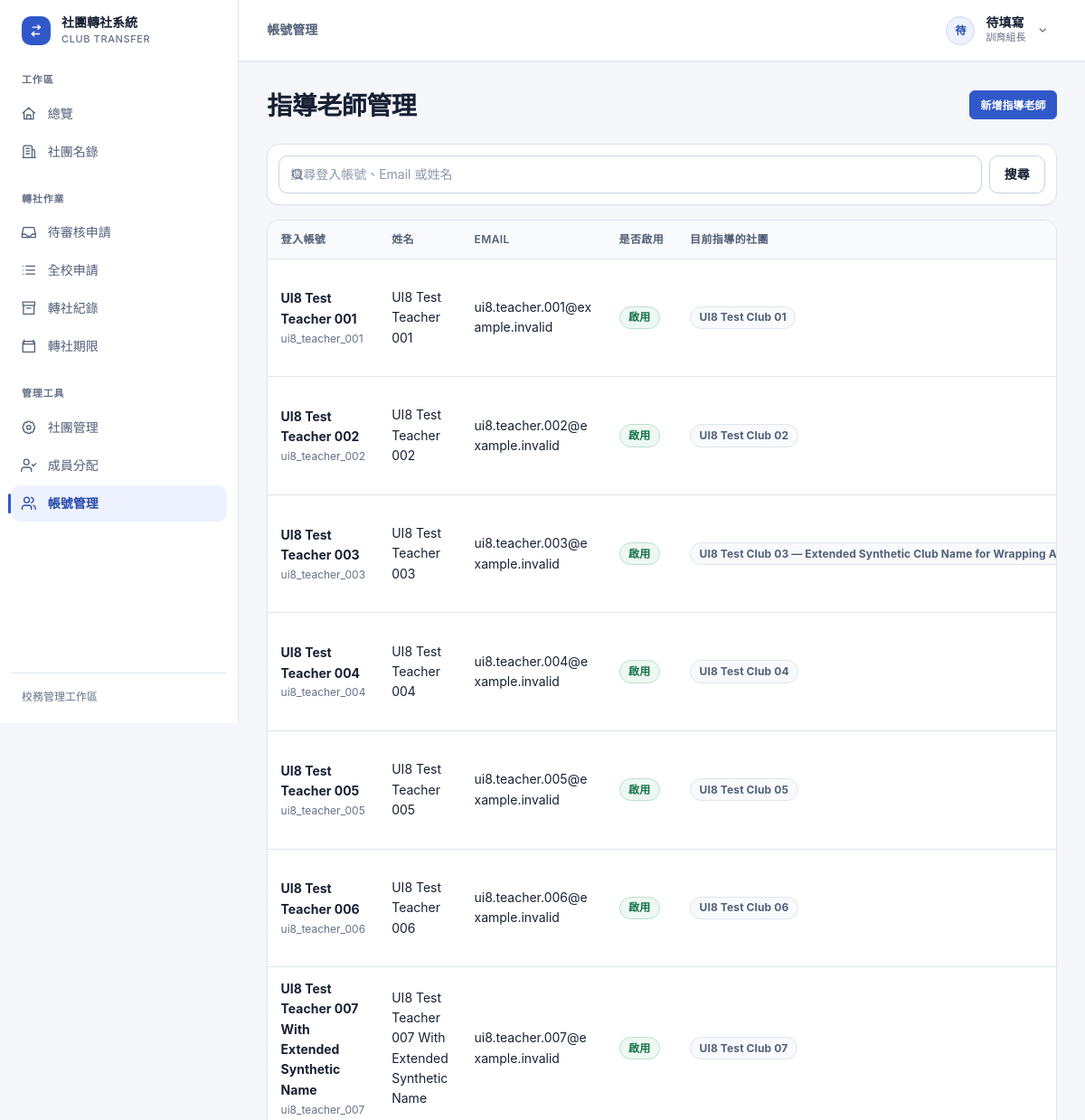
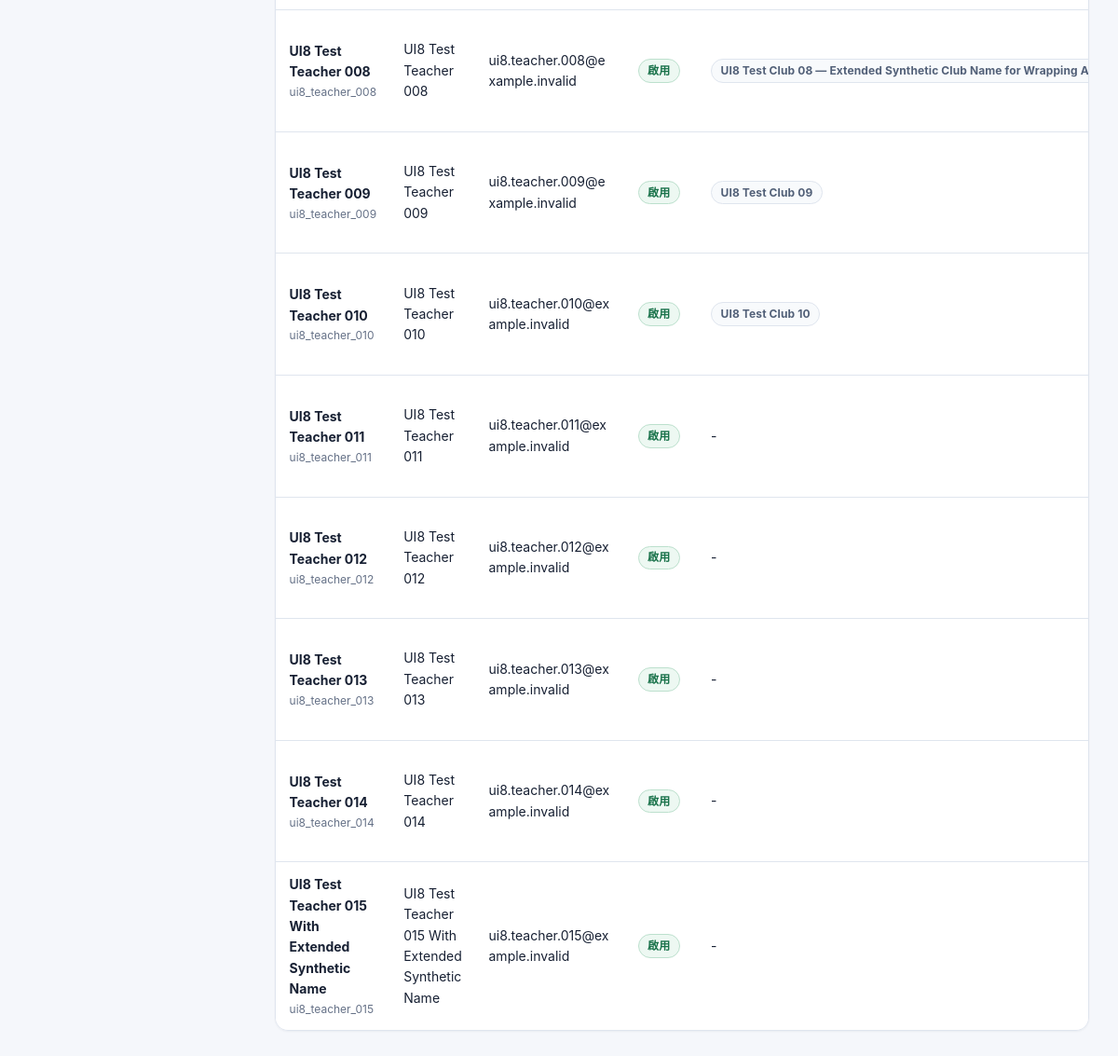
/admin-panel/teachers/ (signed in), run on the app's committed database (2 pictures, top to bottom).
### accounts/models.py (models this page shows, shortened)
class User(django.contrib.auth.models.AbstractUser):
    ROLE_CHOICES = [
        ('student', '學生'),
        ('president', '社長'),
        ('teacher', '指導老師'),
        ('admin', '訓育組（管理員）'),
    ]
    role = models.CharField(
        max_length=20,
        choices=ROLE_CHOICES,
        default='student',
        verbose_name='身分組'
    )
    student_id = models.CharField(
        max_length=20,
        blank=True,
        verbose_name='學號'
    )
    class_name = models.CharField(
        max_length=20,
        blank=True,
        verbose_name='班級'
    )
    seat_number = models.PositiveSmallIntegerField(
        null=True,
        blank=True,
        verbose_name='座號'
    )
    club = models.ForeignKey(
        'clubs.Club',
        on_delete=models.SET_NULL,
        null=True,
        blank=True,
        verbose_name='所屬社團',
        related_name='members'
    )
    class Meta:
        verbose_name = '使用者'
        verbose_name_plural = '使用者'
        constraints = [
            models.UniqueConstraint(
                Lower('username'),
                name='unique_login_id_ci',
            ),
            models.UniqueConstraint(
                Lower('email'),
                condition=~models.Q(email=''),
                name='unique_nonempty_email_ci',
            ),
            models.UniqueConstraint(
                Lower('student_id'),
                condition=(
                    models.Q(role__in=['student', 'president'])
                    & ~models.Q(student_id='')
                ),
                name='unique_student_id_ci',
            ),
        ]

### clubs/models.py (models this page shows, shortened)
class Club(models.Model):
    CATEGORY_CHOICES = [
        ('academic', '學術類'),
        ('arts', '藝文類'),
        ('performance', '藝能類'),
        ('recreation', '康輔類'),
        ('sports', '體育類'),
    ]
    code = models.CharField(max_length=10, unique=True, null=True, blank=True, verbose_name='社團代號')
    name = models.CharField(max_length=100, verbose_name='社團名稱')
    teacher = models.CharField(max_length=50, default='', verbose_name='指導老師')
    president = models.CharField(max_length=50, default='', verbose_name='社長')
    location = models.CharField(max_length=100, blank=True, verbose_name='社課場地')
    category = models.CharField(max_length=20, choices=CATEGORY_CHOICES, blank=True, verbose_name='類別')
    description = models.TextField(blank=True, verbose_name='社團描述')
    max_members = models.PositiveIntegerField(default=30, verbose_name='人數上限')
    current_members = models.PositiveIntegerField(default=0, verbose_name='現有人數')
    is_active = models.BooleanField(default=True, verbose_name='啟用中')
    created_at = models.DateTimeField(auto_now_add=True, verbose_name='建立時間')
    updated_at = models.DateTimeField(auto_now=True, verbose_name='更新時間')
    class Meta:
        verbose_name = '社團'
        verbose_name_plural = '社團'
        ordering = ['name']

### accounts/views.py (the view)
# urls.py: path('admin-panel/teachers/', views.TeacherAdminListView.as_view(), name='teacher_admin_list'),
class TeacherAdminListView(LoginRequiredMixin, AdminRequiredMixin, ListView):
    model = User
    template_name = 'accounts/teacher_admin_list.html'
    context_object_name = 'teachers'
    paginate_by = 50
    def get_queryset(self):
        queryset = User.objects.filter(role='teacher').order_by('username')
        query = self.request.GET.get('q', '').strip()
        if query:
            queryset = queryset.filter(
                Q(username__icontains=query)
                | Q(first_name__icontains=query)
                | Q(email__icontains=query)
            )
        return queryset
    def get_context_data(self, **kwargs):
        context = super().get_context_data(**kwargs)
        teachers = list(context['teachers'])
        guided_clubs = {}
        for club in Club.objects.filter(is_active=True).order_by('code', 'name'):
            teacher_text = str(club.teacher or '').strip()
            username = teacher_text.rsplit('(', 1)[-1].rstrip(')').strip()
            guided_clubs.setdefault(username, []).append(club)
        for teacher in teachers:
            teacher.guided_clubs = guided_clubs.get(teacher.username, [])
        context['teachers'] = teachers
        context['q'] = self.request.GET.get('q', '').strip()
        return context

### accounts/permissions.py (called while the page is built)
def is_training_admin(user):
    return bool(
        user
        and user.is_authenticated
        and (user.is_superuser or getattr(user, 'role', None) == 'admin')
    )

def can_review_transfer_requests(user):
    return (
        is_training_admin(user)
        or is_actual_club_president(user)
        or is_assigned_club_teacher(user)
    )

### accounts/templatetags/account_extras.py (called while the page is built)
@register.filter
def display_role(user):
    if getattr(user, 'role', None) == 'admin':
        return '訓育組長'
    if getattr(user, 'role', None) == 'president' and not user_is_club_president(user, user.club):
        return '學生'
    return user.get_role_display()

@register.filter
def can_review_transfers(user):
    return can_review_transfer_requests(user)

@register.filter
def role_badge_class(user):
    role = getattr(user, 'role', None)
    displayed_role = display_role(user)
    if role == 'president' and displayed_role == user.get_role_display():
        return 'role-badge-president'
    if role == 'teacher':
        return 'role-badge-teacher'
    if role == 'admin' or getattr(user, 'is_superuser', False):
        return 'role-badge-admin'
    return 'role-badge-student'

@register.filter
def nav_is_active(url_name, section):
    if not url_name:
        return False
    if section == 'club_admin':
        return url_name.startswith('club_admin_')
    if section == 'account_admin':
        return url_name.startswith(('account_admin_', 'student_admin_', 'teacher_admin_'))
    return url_name in NAV_SECTIONS.get(section, set())

### accounts/views.py (called while the page is built)
    def test_func(self):
        user = self.request.user
        return user.is_authenticated and (
            user.is_superuser or getattr(user, 'role', None) == 'admin'
        )

### transfers/context_processors.py (called while the page is built)
def transfer_window(request):
    context = get_transfer_window_state()
    user = getattr(request, 'user', None)
    context['admin_pending_review_count'] = 0
    if user and user.is_authenticated and (
        user.is_superuser or getattr(user, 'role', None) == 'admin'
    ):
        context['admin_pending_review_count'] = TransferRequest.objects.filter(
            status__in=[
                'orig_president_pending',
                'orig_teacher_pending',
                'new_president_pending',
                'new_teacher_pending',
                'admin_pending',
            ],
        ).count()
    return context

### transfers/models.py (called while the page is built)
    @classmethod
    def get_current(cls):
        return cls.objects.order_by('-updated_at', '-pk').first()

### templates/accounts/teacher_admin_list.html (shortened to what this page needs)
{% extends "base.html" %}
{% block content %}
<div class="page-header">
    <h1 class="h3 mb-0">指導老師管理</h1>
    <a class="btn btn-primary btn-sm" href="{% url 'teacher_admin_create' %}">新增指導老師</a>
</div>
<div class="data-view">
<div class="data-toolbar">
<form method="get" class="data-toolbar-form">
    <div class="data-search">
        <input id="teacher-search" type="search" name="q" value="{{ q }}" class="form-control" placeholder="搜尋登入帳號、Email 或姓名">
    </div>
    <div class="col-auto">
        <button type="submit" class="btn btn-secondary">搜尋</button>
    </div>
</form>
</div>
<div class="table-responsive data-table-container">
    <table class="table data-table data-table--cards data-table--sticky-header align-middle">
        <thead>
            <tr>
                <th>登入帳號</th>
                <th>姓名</th>
                <th>Email</th>
                <th>是否啟用</th>
                <th>目前指導的社團</th>
            </tr>
        </thead>
        <tbody>
            {% for teacher in teachers %}
                <tr>
                    <td class="data-primary-cell" data-label="帳號"><span class="data-primary">{{ teacher.first_name|default:teacher.username }}</span><span class="data-secondary">{{ teacher.username }}</span></td>
                    <td data-label="姓名">{{ teacher.first_name|default:"-" }}</td>
                    <td class="data-wrap" data-label="Email">{{ teacher.email|default:"-" }}</td>
                    <td data-label="狀態">
                        {% if teacher.is_active %}
                            <span class="badge bg-success">啟用</span>
                        {% else %}
                            <span class="badge bg-secondary">停用</span>
                        {% endif %}
                    </td>
                    <td data-label="指導社團">
                        {% for club in teacher.guided_clubs %}
                            <span class="badge bg-light text-dark border">{{ club.name }}</span>
                        {% empty %}
                            -
                        {% endfor %}
                    </td>
                </tr>
            {% endfor %}
        </tbody>
    </table>
</div>
</div>
{% endblock %}

### templates/base.html (shortened to what this page needs)
<!DOCTYPE html>
{% load static account_extras %}
<html lang="zh-TW">
<head>
    <link href="https://cdn.jsdelivr.net/npm/bootstrap@5.3.0/dist/css/bootstrap.min.css" rel="stylesheet">
    <link href="{% static 'css/design-system.css' %}" rel="stylesheet">
</head>
<body class="{% if user.is_authenticated %}app-authenticated{% else %}public-layout{% endif %}">
    {% if user.is_authenticated %}
        <div class="app-shell">
            <aside class="app-sidebar d-none d-lg-flex" aria-label="應用程式側邊欄">
                <a class="app-brand" href="{% url 'home' %}">
                    <span class="app-brand-mark" aria-hidden="true"><svg><use href="#icon-transfer"></use></svg></span>
                    <span><strong>社團轉社系統</strong><small>Club Transfer</small></span>
                </a>
                {% include 'includes/app_navigation.html' %}
                <div class="sidebar-footer">校務管理工作區</div>
            </aside>
            <div class="app-frame">
                <header class="app-topbar">
                    <div class="app-topbar-context">{{ request.resolver_match.url_name|page_context_label }}</div>
                    <div class="dropdown ms-auto">
                        <button class="user-menu-button" type="button" data-bs-toggle="dropdown" aria-expanded="false" aria-label="開啟使用者選單">
                            <span class="user-avatar" aria-hidden="true">{{ user.get_full_name|default:user.username|slice:':1'|upper }}</span>
                            <span class="user-identity d-none d-sm-flex">
                                <strong>{{ user.get_full_name|default:user.username }}</strong>
                                <small>{{ user|display_role }}</small>
                            </span>
                            <svg class="user-menu-chevron d-none d-sm-block" aria-hidden="true"><use href="#icon-chevron-down"></use></svg>
                        </button>
                    </div>
                </header>
                <main class="app-main" id="main-content" tabindex="-1">
                    <div class="app-content {% block content_width %}content-wide{% endblock %}">
    {% endif %}
        {% block content %}{% endblock %}
    {% if user.is_authenticated %}
                    </div>
                </main>
            </div>
        </div>
    {% else %}
        </main>
        <footer class="site-footer">
            <div class="container text-center text-muted"><small>社團轉社系統 &copy; 2026</small></div>
        </footer>
    {% endif %}
</body>
</html>

### data on the page
User: get_full_name "待", get_full_name "待填寫", role "訓育組長"
User: first_name "UI8 Test Teacher 001", username "ui8_teacher_001", email "ui8.teacher.001@example.invalid", is_active "啟用"
Club: name "UI8 Test Club 01"
User: first_name "UI8 Test Teacher 002", username "ui8_teacher_002", email "ui8.teacher.002@example.invalid", is_active "啟用"
Club: name "UI8 Test Club 02"
User: first_name "UI8 Test Teacher 003", username "ui8_teacher_003", email "ui8.teacher.003@example.invalid", is_active "啟用"
Club: name "UI8 Test Club 03 — Extended Synthetic Club Name for Wrapping…"
User: first_name "UI8 Test Teacher 004", username "ui8_teacher_004", email "ui8.teacher.004@example.invalid", is_active "啟用"
Club: name "UI8 Test Club 04"
User: first_name "UI8 Test Teacher 005", username "ui8_teacher_005", email "ui8.teacher.005@example.invalid", is_active "啟用"
Club: name "UI8 Test Club 05"
User: first_name "UI8 Test Teacher 006", username "ui8_teacher_006", email "ui8.teacher.006@example.invalid", is_active "啟用"
Club: name "UI8 Test Club 06"
User: first_name "UI8 Test Teacher 007 With Extended Synthetic Name", username "ui8_teacher_007", email "ui8.teacher.007@example.invalid", is_active "啟用"
Club: name "UI8 Test Club 07"
User: first_name "UI8 Test Teacher 008", username "ui8_teacher_008", email "ui8.teacher.008@example.invalid", is_active "啟用"
Club: name "UI8 Test Club 08 — Extended Synthetic Club Name for Wrapping…"
User: first_name "UI8 Test Teacher 009", username "ui8_teacher_009", email "ui8.teacher.009@example.invalid", is_active "啟用"
Club: name "UI8 Test Club 09"
User: first_name "UI8 Test Teacher 010", username "ui8_teacher_010", email "ui8.teacher.010@example.invalid", is_active "啟用"
Club: name "UI8 Test Club 10"
User: first_name "UI8 Test Teacher 011", username "ui8_teacher_011", email "ui8.teacher.011@example.invalid", is_active "啟用"
User: first_name "UI8 Test Teacher 012", username "ui8_teacher_012", email "ui8.teacher.012@example.invalid", is_active "啟用"
User: first_name "UI8 Test Teacher 013", username "ui8_teacher_013", email "ui8.teacher.013@example.invalid", is_active "啟用"
User: first_name "UI8 Test Teacher 014", username "ui8_teacher_014", email "ui8.teacher.014@example.invalid", is_active "啟用"
User: first_name "UI8 Test Teacher 015 With Extended Synthetic Name", username "ui8_teacher_015", email "ui8.teacher.015@example.invalid", is_active "啟用"

### other printed values
{{ request.resolver_match.url_name|page_context_label }} "帳號管理"
